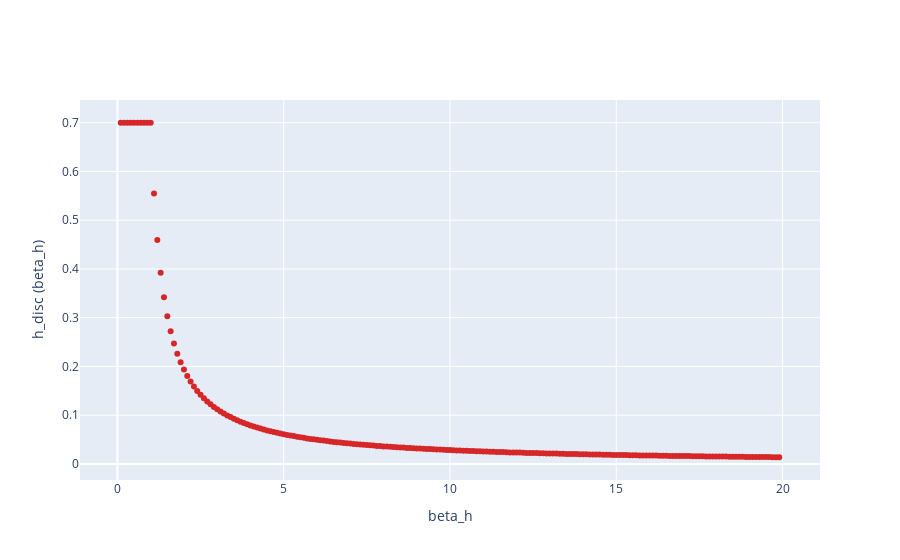

This figure's notebook cell:
### Code cell
fig = go.Figure()
fig.add_trace(go.Scatter(x=[birth_h/10 for birth_h in range(1, 200)], y=lyapunov_h_vec,
                    mode='markers',
                        marker = dict(color = '#d62728')))

fig.update_layout(xaxis_title = "beta_h", yaxis_title = "h_disc (beta_h)")

fig.show()

### Figure 1 — Plotly figure (JSON) as saved in the notebook; plotly's stock layout.template omitted (floating-point values rounded to 4 significant figures; data arrays with more than 128 entries replaced by an {"elided": "..."} marker saying what was removed)
{"data": [{"marker": {"color": "#d62728"}, "mode": "markers", "type": "scatter", "x": {"elided": "199 float values"}, "y": {"elided": "199 float values"}}], "layout": {"xaxis": {"title": {"text": "beta_h"}}, "yaxis": {"title": {"text": "h_disc (beta_h)"}}}}
